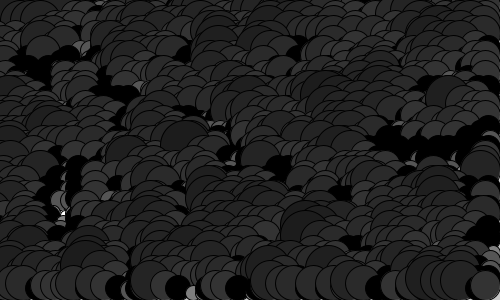
Frame 1 (no input)
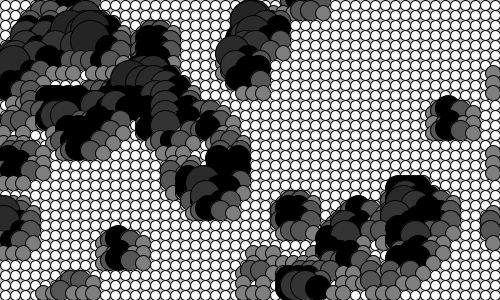
Frame 60 (the mouse pressed at the canvas centre just before this capture)
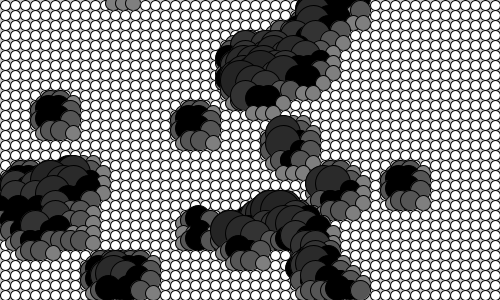
Frame 120 (the mouse held since frame 60 and released just before this capture)

The Processing sketch that drew these frames (run headless with seeded random() and noise(); from frame 60 on, the mouse is pressed at the canvas centre):

// Processing sketch: ch7_2
// ── ch7_2.pde
Cell[][] _cellArray;
int _cellSize = 10;
int _numX, _numY;

void setup() {
  size(500, 300);
  _numX = floor(width / _cellSize );
  _numY = floor(height / _cellSize );
  restart();
}

void restart() {
  _cellArray = new Cell[_numX][_numY];
  for (int i = 0; i < _numX * _numY; i++) {
    int x = i % _numX;
    int y = i / _numX;
    _cellArray[x][y] = new Cell(x, y);
  }

  for (int i = 0; i < _numX * _numY; i++) {
    int x = i % _numX;
    int y = i / _numX;
    int above = (y - 1 + _numY) % _numY;
    int below = (y + 1) % _numY;
    int left  = (x - 1 + _numX) % _numX;
    int right = (x + 1) % _numX;

    _cellArray[x][y].addNeighbour(_cellArray[left][above]);
    _cellArray[x][y].addNeighbour(_cellArray[left][y]);
    _cellArray[x][y].addNeighbour(_cellArray[left][below]);

    _cellArray[x][y].addNeighbour(_cellArray[x][above]);
    _cellArray[x][y].addNeighbour(_cellArray[x][below]);

    _cellArray[x][y].addNeighbour(_cellArray[right][above]);
    _cellArray[x][y].addNeighbour(_cellArray[right][y]);
    _cellArray[x][y].addNeighbour(_cellArray[right][below]);
  }
}

void draw() {
  background(200);

  for (int i = 0; i < _numX * _numY; i++) {
    _cellArray[i % _numX][i / _numX].calcNextState();
  }

  translate(_cellSize / 2, _cellSize / 2);

  for (int i = 0; i < _numX * _numY; i++) {
    _cellArray[i % _numX][i / _numX].drawMe();
  }
}

void mouserPressed() {
  restart();
}

/**--------------------------------------------
 * Cell class
 --------------------------------------------*/
class Cell {
  float x, y;
  boolean state, nextState;
  Cell[] neighbours;
  int liveCount = 0;

  Cell(float ex, float why) {
    x = ex * _cellSize;
    y = why * _cellSize;

    nextState = (boolean) (random(2) > 1);
    state = nextState;
    neighbours = new Cell[0];
  }

  void addNeighbour(Cell cell) {
    neighbours = (Cell[])append(neighbours, cell);
  }

  void calcNextState() {
    liveCount = 0;
    for (int i = 0; i < neighbours.length; i++) {
      if (neighbours[i].state) {
        liveCount++;
      }
    }

    if (state) {
      nextState = (boolean)((liveCount == 2) || (liveCount == 3));
    } else {
      nextState = (boolean)(liveCount == 3);
    }
  }

  void drawMe() {
    state = nextState;
    stroke(0);

    if (state) {
      fill(0);
    } else {
      fill(floor(255 / (liveCount + 1)));
    }

    int neighboursEffect = liveCount * 5;
    circle(x - (neighboursEffect / 2), y  - (neighboursEffect / 2), _cellSize + neighboursEffect);
  }
}
